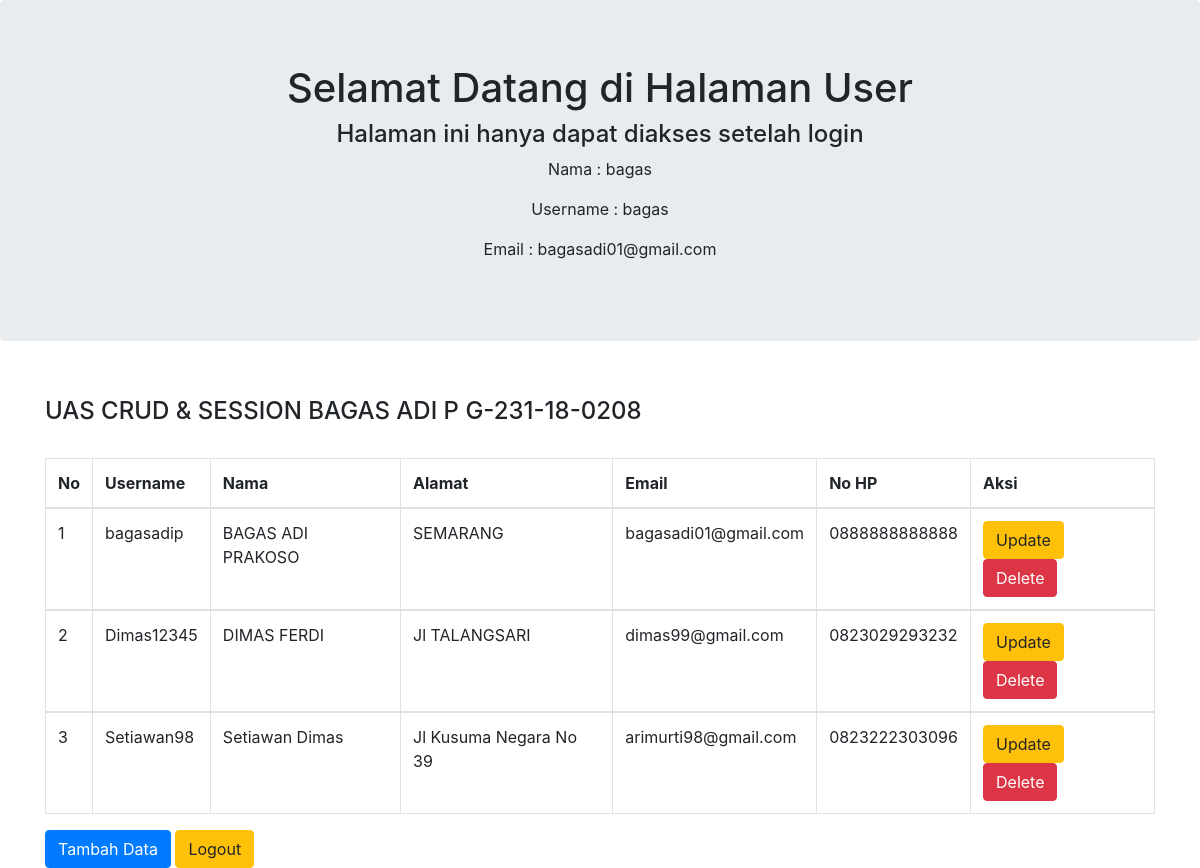
/tampil.php (signed in), run on the app's committed database.
### tables this page shows
CREATE TABLE `anggota` (
  `id_anggota` int(11) NOT NULL,
  `username` varchar(30) NOT NULL,
  `nama` varchar(50) DEFAULT NULL,
  `alamat` varchar(50) DEFAULT NULL,
  `email` varchar(30) DEFAULT NULL,
  `no_hp` char(13) DEFAULT NULL,
  `password` varchar(200) DEFAULT NULL
);

### tampil.php (the view, shortened to what this page needs)
<?php
$username=$_SESSION["username"];
$nama=$_SESSION["nama"];
$email=$_SESSION["email"];
?>
<!DOCTYPE html>
<html>
<head>
    <link rel="stylesheet" href="bootstrap/css/bootstrap.min.css">
</head>
<body>
<div class="jumbotron text-center">
  <h1>Selamat Datang di Halaman User</h1>
  <h4>Halaman ini hanya dapat diakses setelah login</h4>
    <p>Nama : <?php echo $nama; ?></p>
    <p>Username : <?php echo $username; ?></p>
    <p>Email : <?php echo $email; ?></p>
</div>
<div class="container">
    <br>
    <h4>UAS CRUD & SESSION BAGAS ADI P G-231-18-0208</h4>
    <table class="table table-bordered table-hover">
        <br>
        <thead>
        <tr>
            <th>No</th>
            <th>Username</th>
            <th>Nama</th>
            <th>Alamat</th>
            <th>Email</th>
            <th>No HP</th>
            <th colspan='2'>Aksi</th>
        </tr>
        </thead>
        <?php
        include "koneksi.php";
        $sql="select * from anggota order by id_anggota desc";
        $hasil=mysqli_query($kon,$sql);
        $no=0;
        while ($data = mysqli_fetch_array($hasil)) {
            $no++;
            ?>
            <tbody>
            <tr>
                <td><?php echo $no;?></td>
                <td><?php echo $data["username"]; ?></td>
                <td><?php echo $data["nama"];   ?></td>
                <td><?php echo $data["alamat"];   ?></td>
                <td><?php echo $data["email"];   ?></td>
                <td><?php echo $data["no_hp"];   ?></td>
                <td>
                    <a href="update.php?id_anggota=<?php echo htmlspecialchars($data['id_anggota']); ?>" class="btn btn-warning" role="button">Update</a>
                    <a href="<?php echo htmlspecialchars($_SERVER["PHP_SELF"]);?>?id_anggota=<?php echo $data['id_anggota']; ?>" class="btn btn-danger" role="button">Delete</a>
                </td>
            </tr>
            </tbody>
            <?php
        }
        ?>
    </table>
    <a href="create.php" class="btn btn-primary" role="button">Tambah Data</a>
	<a href="logout.php" class="btn btn-warning" role="button">Logout</a>
</div>
</body>
</html>

### data on the page
anggota: username "bagasadip", nama "BAGAS ADI PRAKOSO", alamat "SEMARANG", email "bagasadi01@gmail.com", no_hp "0888888888888"
anggota: username "Dimas12345", nama "DIMAS FERDI", alamat "Jl TALANGSARI", email "dimas99@gmail.com", no_hp "0823029293232"
anggota: username "Setiawan98", nama "Setiawan Dimas", alamat "Jl Kusuma Negara No 39", email "arimurti98@gmail.com", no_hp "0823222303096"

### other printed values
$nama "bagas"
$username "bagas"
$email "bagasadi01@gmail.com"
